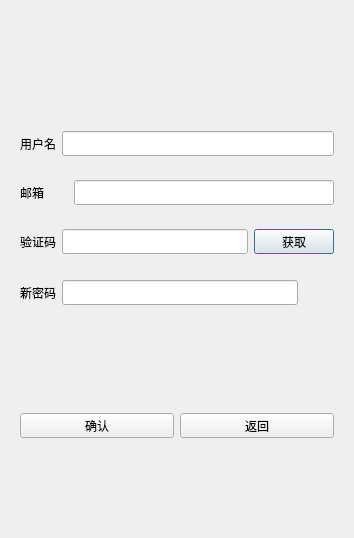
<?xml version="1.0" encoding="UTF-8"?>
<ui version="4.0">
 <class>ResetDialog</class>
 <widget class="QDialog" name="ResetDialog">
  <property name="geometry">
   <rect>
    <x>0</x>
    <y>0</y>
    <width>354</width>
    <height>538</height>
   </rect>
  </property>
  <property name="windowTitle">
   <string>Dialog</string>
  </property>
  <layout class="QVBoxLayout" name="verticalLayout">
   <item>
    <spacer name="verticalSpacer">
     <property name="orientation">
      <enum>Qt::Vertical</enum>
     </property>
     <property name="sizeHint" stdset="0">
      <size>
       <width>20</width>
       <height>40</height>
      </size>
     </property>
    </spacer>
   </item>
   <item>
    <widget class="QLabel" name="err_tip">
     <property name="minimumSize">
      <size>
       <width>0</width>
       <height>25</height>
      </size>
     </property>
     <property name="maximumSize">
      <size>
       <width>16777215</width>
       <height>25</height>
      </size>
     </property>
     <property name="text">
      <string/>
     </property>
     <property name="alignment">
      <set>Qt::AlignCenter</set>
     </property>
    </widget>
   </item>
   <item>
    <widget class="QWidget" name="widget" native="true">
     <layout class="QHBoxLayout" name="horizontalLayout">
      <item>
       <widget class="QLabel" name="user_lb">
        <property name="minimumSize">
         <size>
          <width>0</width>
          <height>25</height>
         </size>
        </property>
        <property name="maximumSize">
         <size>
          <width>16777215</width>
          <height>25</height>
         </size>
        </property>
        <property name="text">
         <string>用户名</string>
        </property>
       </widget>
      </item>
      <item>
       <widget class="QLineEdit" name="user_edit">
        <property name="minimumSize">
         <size>
          <width>0</width>
          <height>25</height>
         </size>
        </property>
        <property name="maximumSize">
         <size>
          <width>16777215</width>
          <height>25</height>
         </size>
        </property>
       </widget>
      </item>
     </layout>
    </widget>
   </item>
   <item>
    <widget class="QWidget" name="widget_2" native="true">
     <layout class="QHBoxLayout" name="horizontalLayout_2">
      <item>
       <widget class="QLabel" name="email_lb">
        <property name="minimumSize">
         <size>
          <width>48</width>
          <height>25</height>
         </size>
        </property>
        <property name="maximumSize">
         <size>
          <width>48</width>
          <height>25</height>
         </size>
        </property>
        <property name="text">
         <string>邮箱</string>
        </property>
       </widget>
      </item>
      <item>
       <widget class="QLineEdit" name="email_edit">
        <property name="minimumSize">
         <size>
          <width>0</width>
          <height>25</height>
         </size>
        </property>
        <property name="maximumSize">
         <size>
          <width>16777215</width>
          <height>25</height>
         </size>
        </property>
       </widget>
      </item>
     </layout>
    </widget>
   </item>
   <item>
    <widget class="QWidget" name="widget_3" native="true">
     <layout class="QHBoxLayout" name="horizontalLayout_3">
      <item>
       <widget class="QLabel" name="varify_lb">
        <property name="minimumSize">
         <size>
          <width>0</width>
          <height>25</height>
         </size>
        </property>
        <property name="maximumSize">
         <size>
          <width>16777215</width>
          <height>25</height>
         </size>
        </property>
        <property name="text">
         <string>验证码</string>
        </property>
       </widget>
      </item>
      <item>
       <widget class="QLineEdit" name="varify_edit">
        <property name="minimumSize">
         <size>
          <width>0</width>
          <height>25</height>
         </size>
        </property>
        <property name="maximumSize">
         <size>
          <width>16777215</width>
          <height>25</height>
         </size>
        </property>
       </widget>
      </item>
      <item>
       <widget class="TimerBtn" name="varify_btn">
        <property name="minimumSize">
         <size>
          <width>0</width>
          <height>25</height>
         </size>
        </property>
        <property name="maximumSize">
         <size>
          <width>16777215</width>
          <height>25</height>
         </size>
        </property>
        <property name="text">
         <string>获取</string>
        </property>
       </widget>
      </item>
     </layout>
    </widget>
   </item>
   <item>
    <widget class="QWidget" name="widget_4" native="true">
     <layout class="QHBoxLayout" name="horizontalLayout_4">
      <item>
       <widget class="QLabel" name="pwd_lb">
        <property name="minimumSize">
         <size>
          <width>0</width>
          <height>25</height>
         </size>
        </property>
        <property name="maximumSize">
         <size>
          <width>16777215</width>
          <height>25</height>
         </size>
        </property>
        <property name="text">
         <string>新密码</string>
        </property>
       </widget>
      </item>
      <item>
       <widget class="QLineEdit" name="pwd_edit">
        <property name="minimumSize">
         <size>
          <width>0</width>
          <height>25</height>
         </size>
        </property>
        <property name="maximumSize">
         <size>
          <width>16777215</width>
          <height>25</height>
         </size>
        </property>
       </widget>
      </item>
      <item>
       <widget class="ClickedLabel" name="pass_visible">
        <property name="minimumSize">
         <size>
          <width>30</width>
          <height>30</height>
         </size>
        </property>
        <property name="maximumSize">
         <size>
          <width>30</width>
          <height>30</height>
         </size>
        </property>
        <property name="text">
         <string/>
        </property>
       </widget>
      </item>
     </layout>
    </widget>
   </item>
   <item>
    <spacer name="verticalSpacer_2">
     <property name="orientation">
      <enum>Qt::Vertical</enum>
     </property>
     <property name="sizeHint" stdset="0">
      <size>
       <width>20</width>
       <height>40</height>
      </size>
     </property>
    </spacer>
   </item>
   <item>
    <widget class="QWidget" name="widget_5" native="true">
     <layout class="QHBoxLayout" name="horizontalLayout_5">
      <item>
       <widget class="QPushButton" name="sure_btn">
        <property name="minimumSize">
         <size>
          <width>0</width>
          <height>25</height>
         </size>
        </property>
        <property name="maximumSize">
         <size>
          <width>16777215</width>
          <height>25</height>
         </size>
        </property>
        <property name="text">
         <string>确认</string>
        </property>
       </widget>
      </item>
      <item>
       <widget class="QPushButton" name="return_btn">
        <property name="minimumSize">
         <size>
          <width>0</width>
          <height>25</height>
         </size>
        </property>
        <property name="maximumSize">
         <size>
          <width>16777215</width>
          <height>25</height>
         </size>
        </property>
        <property name="text">
         <string>返回</string>
        </property>
       </widget>
      </item>
     </layout>
    </widget>
   </item>
   <item>
    <spacer name="verticalSpacer_3">
     <property name="orientation">
      <enum>Qt::Vertical</enum>
     </property>
     <property name="sizeHint" stdset="0">
      <size>
       <width>20</width>
       <height>40</height>
      </size>
     </property>
    </spacer>
   </item>
  </layout>
 </widget>
 <customwidgets>
  <customwidget>
   <class>TimerBtn</class>
   <extends>QPushButton</extends>
   <header location="global">timerbtn.h</header>
  </customwidget>
  <customwidget>
   <class>ClickedLabel</class>
   <extends>QLabel</extends>
   <header>clickedlabel.h</header>
  </customwidget>
 </customwidgets>
 <resources/>
 <connections/>
</ui>
